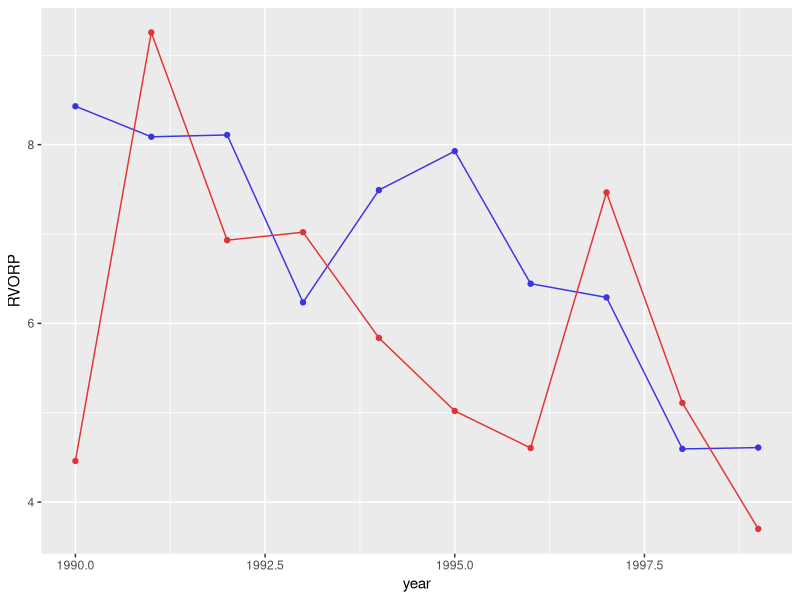
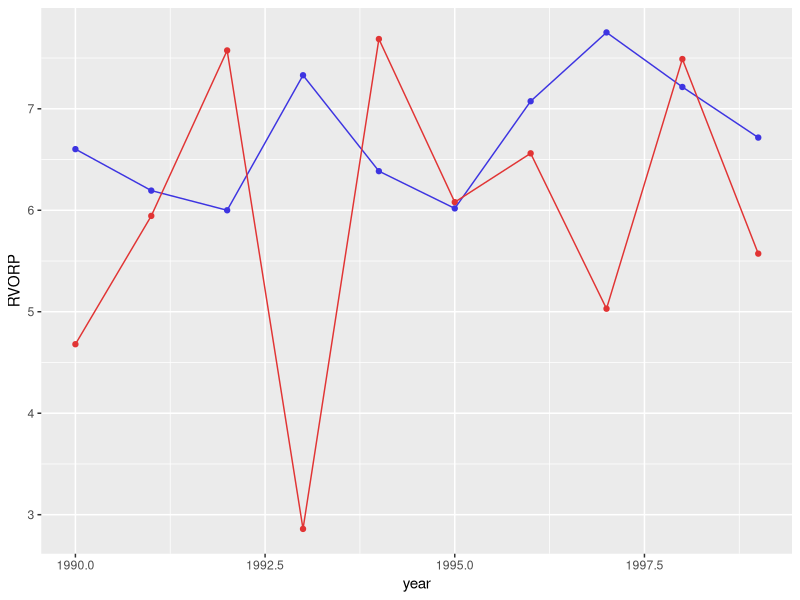
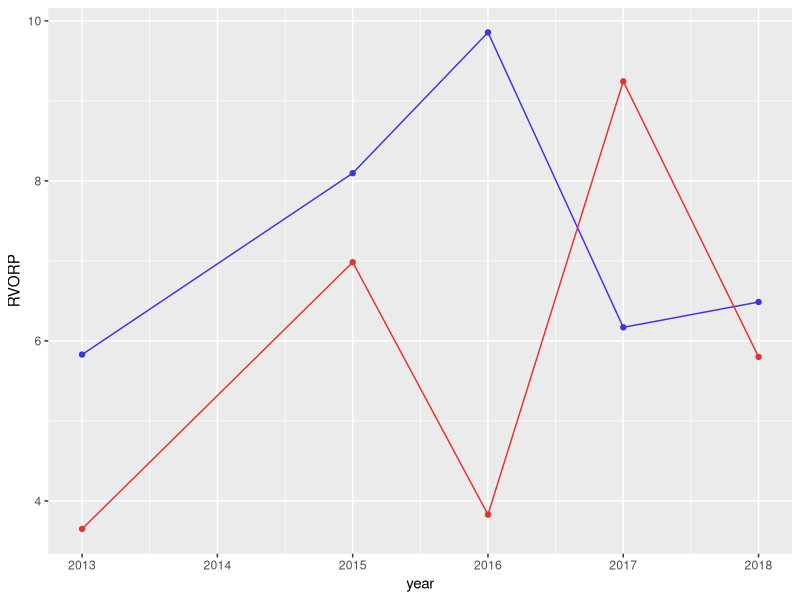
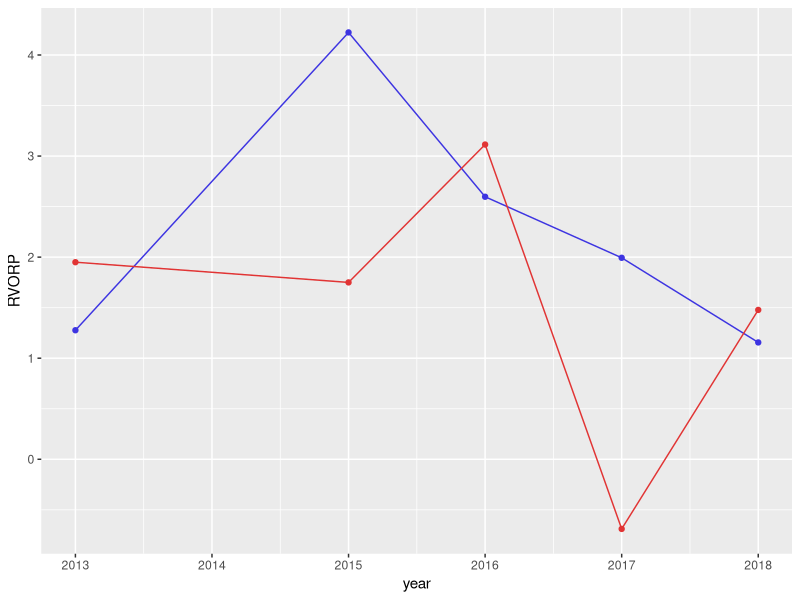
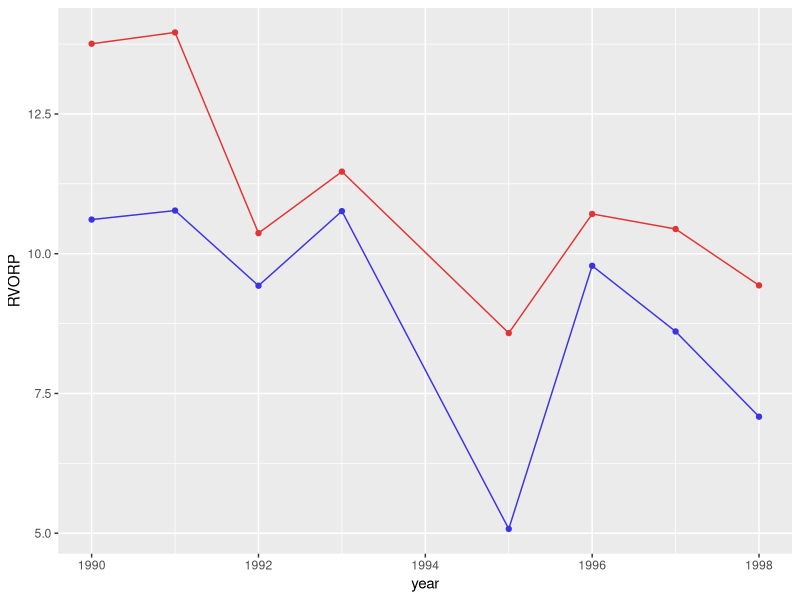
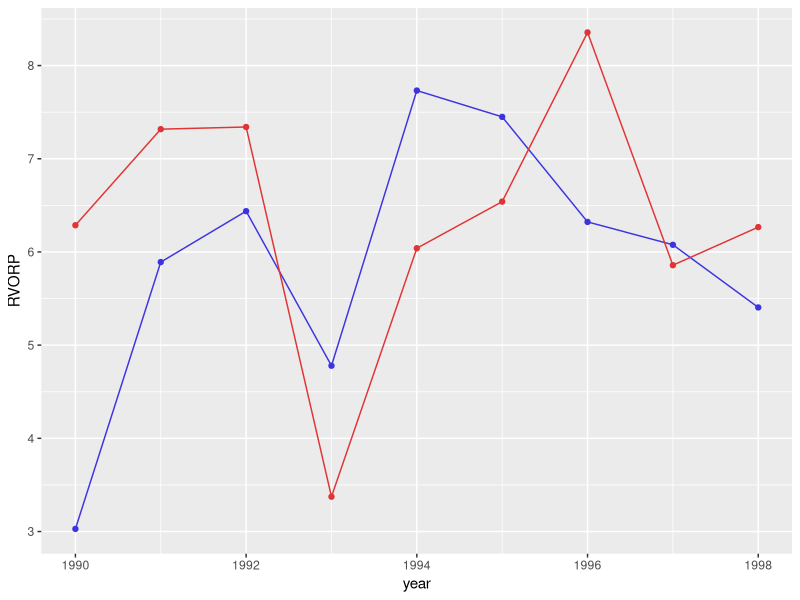
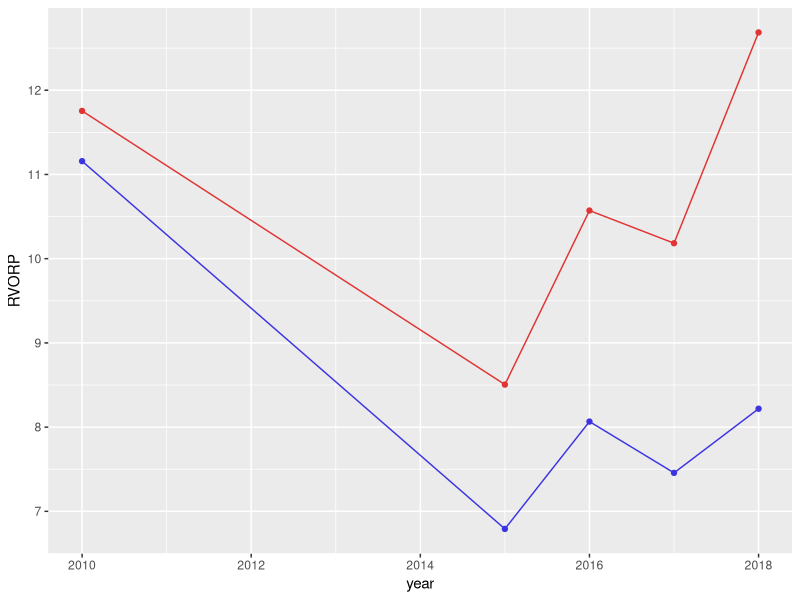
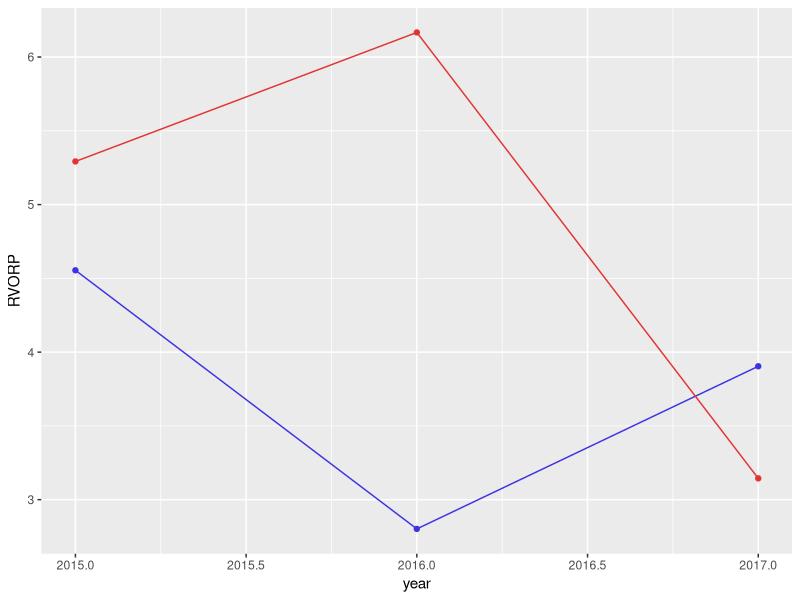

Write the R code that produced these figures, in order.
library(tidyverse)
library(ggplot2)

###########################
### Loading in the data ###
###########################

### Setting the directory of the data ####

setwd('/Users/matty/Documents/BYU/undergrad_research/merging')

### Loading in the data ###

bulls <- read.csv('bulls.csv')
celtics <- read.csv('celtics.csv')
jazz <- read.csv('jazz.csv')
rockets <- read.csv('rockets.csv')
warriors <- read.csv('warriors.csv')
caveliers <- read.csv('caveliers.csv')
heat <- read.csv('heat.csv')
lakers <- read.csv('lakers.csv')
pistons <- read.csv('pistons.csv')
spurs <- read.csv('spurs.csv')

### Setting directory of the file ###

setwd('/Users/matty/Documents/BYU/undergrad_research/stats')


#############################
### Creating My Functions ###
#############################

### This function plots a scatter-plot and line ###

scatt <- function(data,years=NULL,show=NULL){
  if(is.null(years) == TRUE){
    ggplot(data)+
      geom_point(aes(x=RVORP,y=PVORP), color = '#e8e301') +
      geom_abline(intercept = 0,slope=1, color='red')
  }
  else{
    temp <- filter(data, year == years)
    ggplot(temp)+
      geom_point(aes(x=RVORP,y=PVORP), color = '#e8e301') +
      geom_abline(intercept = 0,slope=1, color='red')
  }
}


### This function will plot the player over years ###

player <- function(play, team){
  temp <- filter(team, player == play)
  ggplot(temp) +
    geom_point(aes(x = year, y= RVORP),color = '#3d34e1') +
    geom_point(aes(x = year, y= PVORP), color = '#e13434') +
    geom_line(aes(x = year,y=RVORP),color='#3d34e1') +
    geom_line(aes(x = year,y=PVORP),color='#e13434')
}




# Yellow #e1dc34
# I need to set the axis for the player graph, set the points to yellow if they
# won the championship that year, and show the players on the scatter plot
# if wanted.
# Additionally, I need to make sure that the axis, title, and legends all make sense.
# Furthermore, I need to create a new function that takes in numerous players
# and will graph the difference of their playoff vorp - regular season vorp.
# If I have time, I will also make sense of all of the weird strings used for players.
# Lastly, I will create plots of all of the important players from every team in
# each decade.
# Max vorp will be 15, min -15

############################
### Creating My Analyses ###
############################

player('stockjo01',jazz)
player('malonka01',jazz)

player('curryst01',warriors)
player('thompkl01',warriors)

player('jordami01',bulls)
player('pippesc01',bulls)

player('jamesle01',caveliers)
player('irvinky01',caveliers)

player('abdulka01',lakers)
player('johnsma02',lakers)

player('bryanko01',lakers)
player('onealsh01',lakers)

player('jamesle01',heat)
player('wadedw01',heat)

player('birdla01',celtics)








